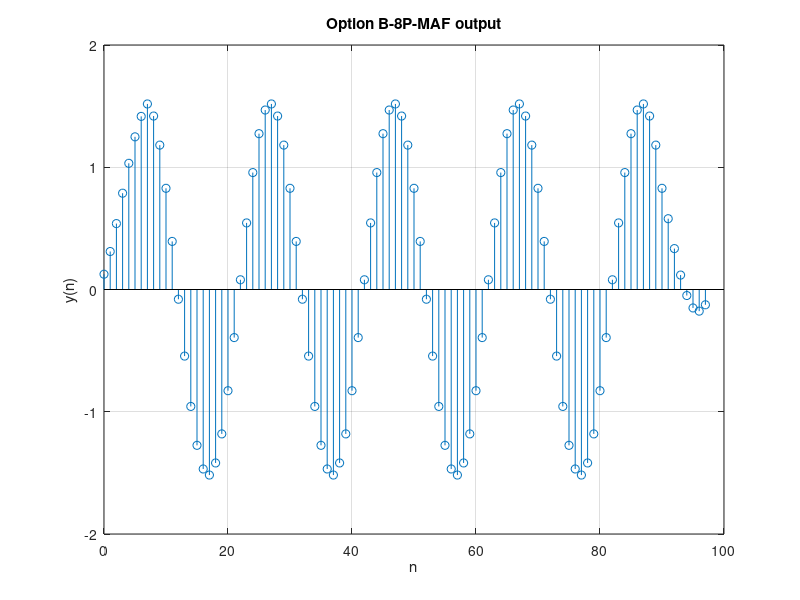

MATLAB code to generate this figure:
clc
clear all

%8 point MA filter
h=(ones(1,8))./8;

%overshooting of n 70 instead of 40
n=0:1:70;

%input
x=2*(sin((pi*n/10)-(pi/3)));

% create a matrix and fill it with zeros
N1=length(x);
N2=length(h);
x=[x,zeros(1,N2)];
h=[h,zeros(1,N1)];

%Moving Average filter output
for i=1:N1+N2-1
    y(i)=0;
    for j=1:N1
        if((i-j+1)>0)

        y(i)=y(i)+(x(j)*h(i-j+1));
        else

        end

    end

end

n=0:1:length(y)-1;

%Plot the Output Response
stem(n,y);
grid;
xlabel('n');
ylabel('y(n)')

title('Option A-8P-MAF output')




%-------------------OPTION B-----------------%
h=(ones(1,8))./8;

%overshooting of n 70 instead of 40
n=0:1:90;

%input
x=2*(cos((pi*n/10)-(pi/3)));

% create a matrix and fill it with zeros
N1=length(x);
N2=length(h);
x=[x,zeros(1,N2)];
h=[h,zeros(1,N1)];

%Moving Average filter output
for i=1:N1+N2-1
    y(i)=0;
    for j=1:N1
        if((i-j+1)>0)

        y(i)=y(i)+(x(j)*h(i-j+1));
        else

        end

    end

end

n=0:1:length(y)-1;

%Plot the Output Response
stem(n,y);
grid;
xlabel('n');
ylabel('y(n)')

title('Option B-8P-MAF output')